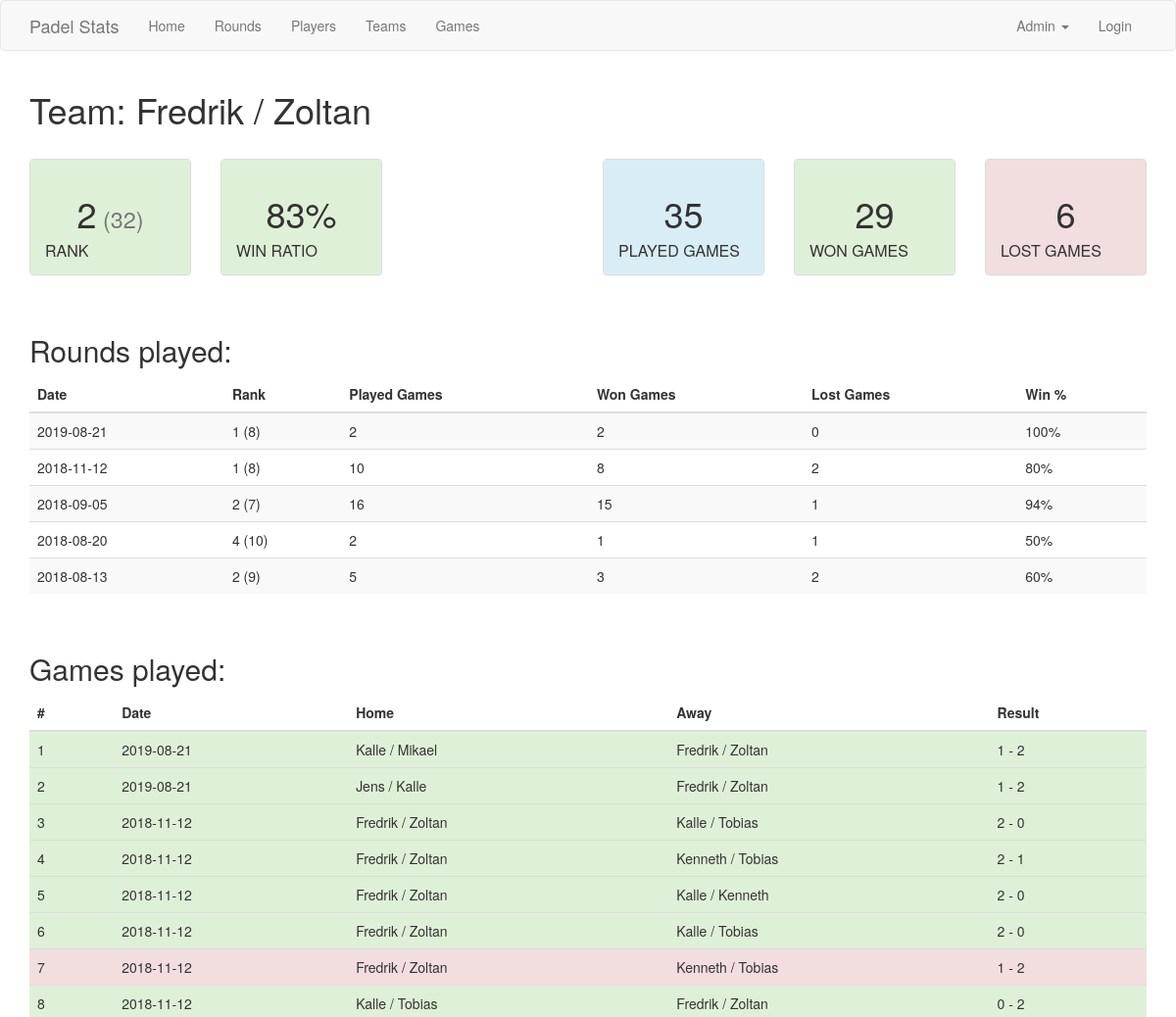
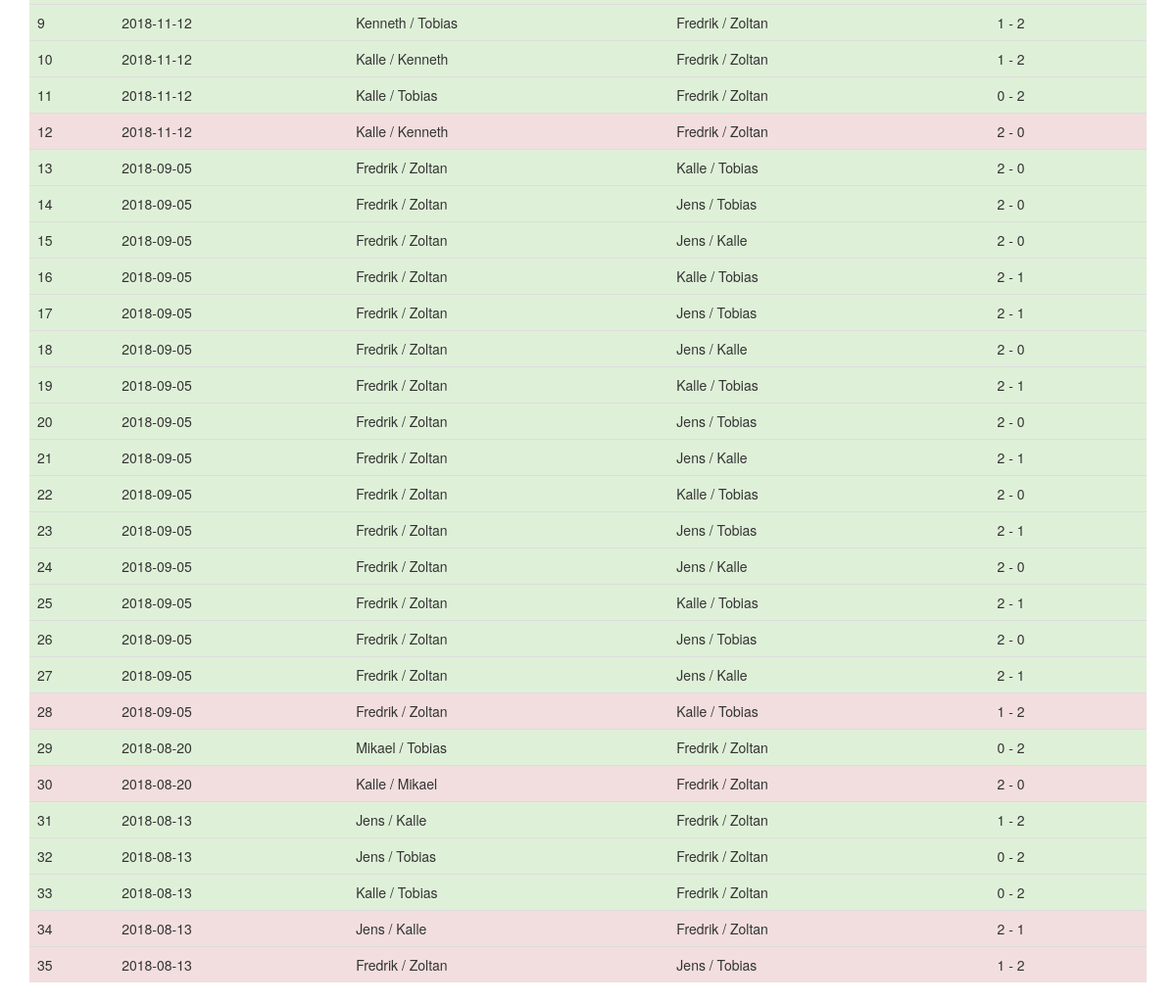
/team/29, run on an earlier commit of the app's database (2 pictures, top to bottom).
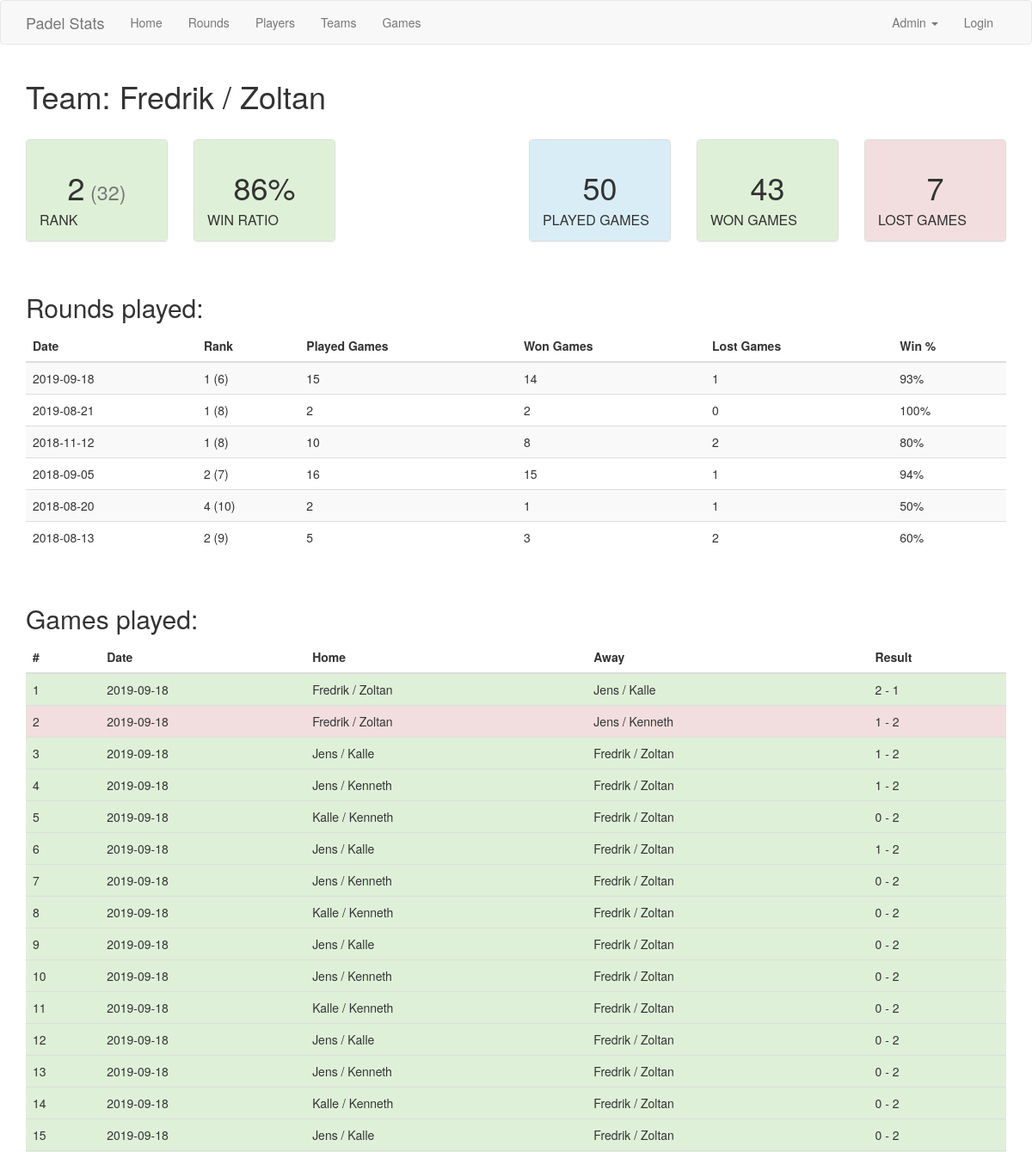
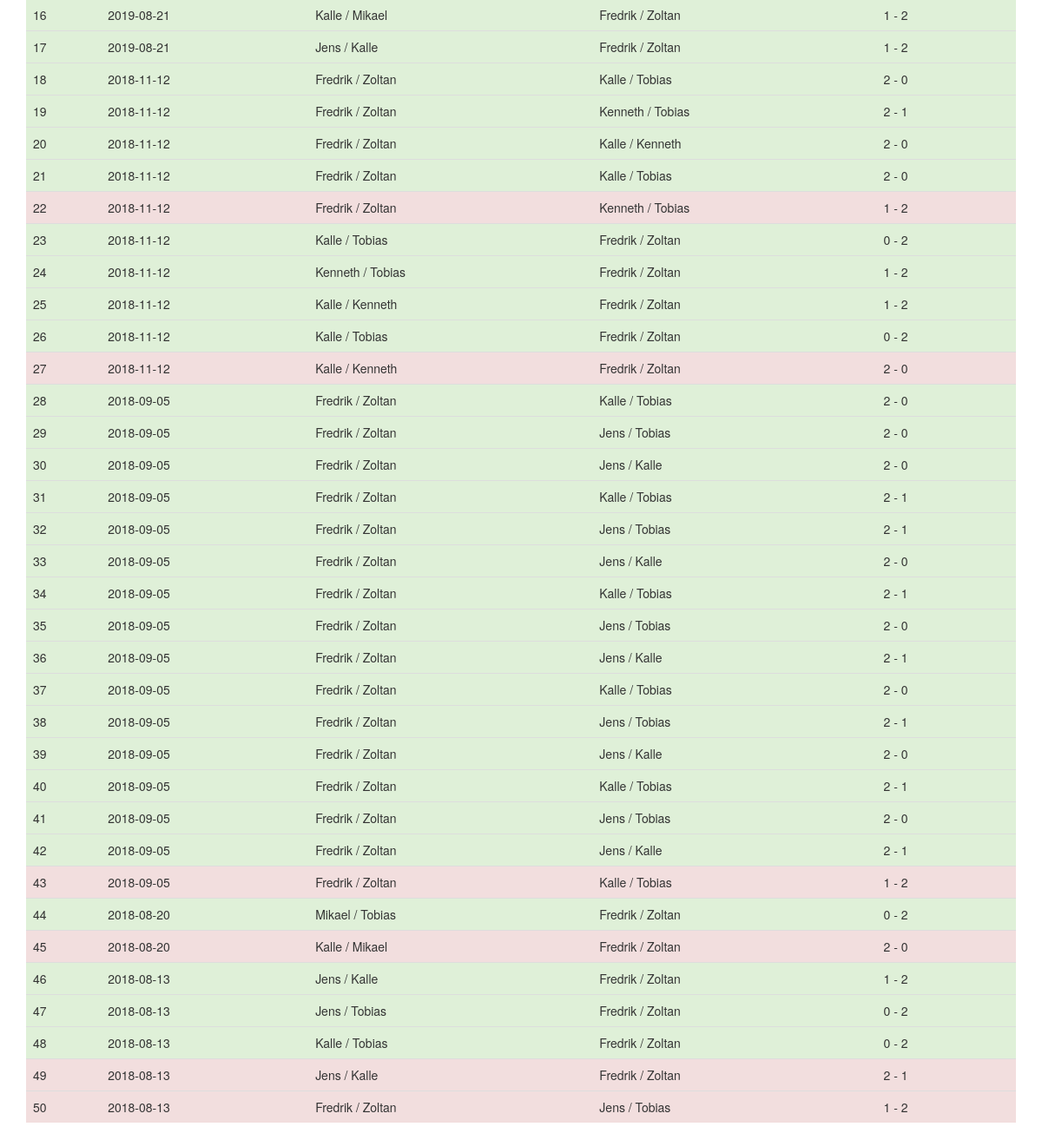
And on a later commit of the database (2 pictures, top to bottom).
### app/models.py (models this page shows, shortened)
class Team(db.Model):
	id = db.Column(db.Integer, primary_key=True)
	teamname = db.Column(db.String(64), index=True, unique=True)
	player1_id = db.Column(db.Integer, db.ForeignKey('player.id'))
	player2_id = db.Column(db.Integer, db.ForeignKey('player.id'))
	player1 = db.relationship("Player", foreign_keys=[player1_id])
	player2 = db.relationship("Player", foreign_keys=[player2_id])

class Game(db.Model):
	id = db.Column(db.Integer, primary_key=True)
	date = db.Column(db.Date)
	team1_id = db.Column(db.Integer, db.ForeignKey('team.id'))
	team2_id = db.Column(db.Integer, db.ForeignKey('team.id'))
	score_team1 = db.Column(db.Integer)
	score_team2 = db.Column(db.Integer)
	winner_team_id = db.Column(db.Integer, db.ForeignKey('team.id'))
	loser_team_id = db.Column(db.Integer, db.ForeignKey('team.id'))
	team1 = db.relationship('Team', foreign_keys=[team1_id])
	team2 = db.relationship('Team', foreign_keys=[team2_id])
	winner = db.relationship('Team', foreign_keys=[winner_team_id])
	loser = db.relationship('Team', foreign_keys=[loser_team_id])

### app/routes.py (the view)
@app.route('/team/<teamid>')
def team(teamid):
    team = Team.query.filter_by(id=teamid).first_or_404()
    games = Game.query.all()
    team_games = Game.query.filter(or_(Game.team1_id == teamid, Game.team2_id == teamid)).order_by(Game.date.desc())
    all_teams_stats = get_team_stats(games)
    team_stats = next(item for item in all_teams_stats if item['name'] == team.teamname)
    team_stats['teams'] = len(all_teams_stats)
    dates = {}
    for g in team_games:
        dates[g.date] = g.date
    team_round_stats = []
    for d in dates:
        round_games = Game.query.filter_by(date=d).all()
        all_teams_stats = get_team_stats(round_games)
        team_round_stats.append(next(item for item in all_teams_stats if item['name'] == team.teamname))
        team_round_stats[-1]['date'] = d
        team_round_stats[-1]['teams'] = len(all_teams_stats)
    return render_template('team.html', team=team, team_stats=team_stats,
                           team_games=team_games, team_round_stats=team_round_stats)

### app/routes.py (called while the page is built)
def get_team_stats(games):
    team_stats = []
    active_teams = get_active_teams(games)
    for k, v in active_teams.items():
        team_stats.append({'id': k, 'name': v, 'rank': 0, 'pld': 0, 'w': 0, 'l': 0, 'wr': 0.0})
    for g in games:
        for t in team_stats:
            if t['name'] == g.winner.teamname:
                t['w'] += 1
            elif t['name'] == g.loser.teamname:
                t['l'] += 1
    for t in team_stats:
        t['pld'] = t['w'] + t['l']
        t['wr'] = t['w'] / t['pld']
    team_stats = sorted(team_stats, key=lambda i: i['wr'], reverse=True)
    i = 1
    for t in team_stats:
        t['rank'] = i
        i += 1
    return team_stats

def get_active_teams(games):
    active_teams = {}
    for g in games:
        active_teams[g.winner.id] = g.winner.teamname
        active_teams[g.loser.id] = g.loser.teamname
    return active_teams

### app/templates/team.html (shortened to what this page needs)
{% extends "base.html" %}
{% block head %}
    {{ super() }}
{% endblock %}
{% block app_content %}
<h1>Team: {{ team.teamname }}</h1>
<br>
<div class="row">
    <div class="col-md-2">
        <div class="panel panel-default">
            <div class="panel-body bg-success">
                <h1 class="panel-text text-center">{{ team_stats['rank'] }}<small> ({{ team_stats['teams'] }})</small></h1>
                <h4 class="panel-title text-muted">RANK</h4>
            </div>
        </div>
    </div>
    <div class="col-md-2">
        <div class="panel panel-default">
            <div class="panel-body bg-success">
                <h1 class="panel-text text-center">{{ "{0:.0%}".format(team_stats['wr']) }}</h1>
                <h4 class="panel-title">WIN RATIO</h4>
            </div>
        </div>
    </div>
    <div class="col-md-2">
    </div>
    <div class="col-md-2">
        <div class="panel panel-default">
            <div class="panel-body bg-info">
                <h1 class="panel-text text-center">{{ team_stats['pld'] }}</h1>
                <h4 class="panel-title">PLAYED GAMES</h4>
            </div>
        </div>
    </div>
    <div class="col-md-2">
        <div class="panel panel-default">
            <div class="panel-body bg-success">
                <h1 class="panel-text text-center">{{ team_stats['w'] }}</h1>
                <h4 class="panel-title">WON GAMES</h4>
            </div>
        </div>
    </div>
    <div class="col-md-2">
        <div class="panel panel-default">
            <div class="panel-body bg-danger">
                <h1 class="panel-text text-center">{{ team_stats['l'] }}</h1>
                <h4 class="panel-title">LOST GAMES</h4>
            </div>
        </div>
    </div>
</div>
<br>
<h2>Rounds played:</h2>
<div class="col-md.12">
    <table class="table table-striped">
        <thead>
            <tr>
                <th	scope="col">Date</th>
                <th	scope="col">Rank</th>
                <th scope="col">Played Games</th>
                <th scope="col">Won Games</th>
                <th scope="col">Lost Games</th>
                <th scope="col">Win %</th>
            </tr>
        </thead>
        <tbody>
            {% for t in team_round_stats: %}
            <tr>
                <td>{{ t['date'] }}</td>
                <td>{{ t['rank'] }} ({{ t['teams']}})</td>
                <td>{{ t['pld'] }}</td>
                <td>{{ t['w'] }}</td>
                <td>{{ t['l'] }}</td>
                <td>{{ "{0:.0%}".format(t['wr']) }}</td>
            </tr>
            {% endfor %}
        </tbody>
    </table>
</div>
<br>
<h2>Games played:</h2>
<table class="table table-striped">
    <thead>
        <tr>
            <th	scope="col">#</th>
            <th scope="col">Date</th>
            <th scope="col">Home</th>
            <th scope="col">Away</th>
            <th scope="col">Result</th>
        </tr>
    </thead>
    <tbody>
    {% for g in team_games: %}
        {% if g.winner_team_id==team.id %}
        <tr class="success">
        {% else %}
        <tr class="danger">
        {% endif %}
            <td>{{ loop.index0 + 1 }}</td>
            <td>{{ g.date }}</td>
            <td>{{ g.team1.teamname }}</td>
            <td>{{ g.team2.teamname }}</td>
            <td>{{ g.score_team1 }} - {{ g.score_team2 }}</td>
        </tr>
    {% endfor %}
    </tbody>
</table>
{% endblock %}

### app/templates/base.html (shortened to what this page needs)
{% extends 'bootstrap/base.html' %}
{% block navbar %}
	<nav class="navbar navbar-default">
		<div class="container">
			<div class="navbar-header">
				<a class="navbar-brand" href="{{ url_for('index') }}">Padel Stats</a>
			</div>
			<div class="collapse navbar-collapse" id="bs-example-navbar-collapse-1">
				<ul class="nav navbar-nav">
                    <li><a href="{{ url_for('index') }}">Home</a></li>
					<li><a href="{{ url_for('rounds') }}">Rounds</a></li>
					<li><a href="{{ url_for('players') }}">Players</a></li>
					<li><a href="{{ url_for('teams') }}">Teams</a></li>
					<li><a href="{{ url_for('games') }}">Games</a></li>
                </ul>
                <ul class="nav navbar-nav navbar-right">
                	<li class="dropdown">
          				<a href="#" class="dropdown-toggle" data-toggle="dropdown" role="button" aria-haspopup="true" aria-expanded="false">Admin <span class="caret"></span></a>
        			</li>
                	<li><a href="{{ url_for('login') }}">Login</a></li>
                </ul>
            </div>
		</div>
	</nav>
{% endblock %}
{% block content %}
	<div class="container">
        {% block app_content %}{% endblock %}
    </div>
{% endblock %}

What changed in the data, as far as the page shows it:
now on one of the page's lists (row unchanged): Team: date "2018-08-13", teams "9"
computed for Team "Fredrik / Zoltan": date "2019-08-21" → "2019-09-18"; teams "8" → "6"; pld "2" → "15"; w "2" → "14"; l "0" → "1"; wr "100%" → "93%"; date "2018-11-12" → "2019-08-21"; pld "10" → "2"; w "8" → "2"; l "2" → "0"; wr "80%" → "100%"; date "2018-09-05" → "2018-11-12"; rank "2" → "1"; teams "7" → "8"; pld "16" → "10"; w "15" → "8"; l "1" → "2"; wr "94%" → "80%"; date "2018-08-20" → "2018-09-05"; rank "4" → "2"; teams "10" → "7"; pld "2" → "16"; w "1" → "15"; wr "50%" → "94%"; date "2018-08-13" → "2018-08-20"; rank "2" → "4"; teams "9" → "10"; pld "5" → "2"; w "3" → "1"; l "2" → "1"; wr "60%" → "50%"
added Game: date "2019-09-18", team1.teamname "Fredrik / Zoltan", team2.teamname "Jens / Kalle", score_team1 "2", score_team2 "1"
added Game: date "2019-09-18", team1.teamname "Fredrik / Zoltan", team2.teamname "Jens / Kenneth", score_team1 "1", score_team2 "2"
added Game: date "2019-09-18", team1.teamname "Jens / Kalle", team2.teamname "Fredrik / Zoltan", score_team1 "1", score_team2 "2"
added Game: date "2019-09-18", team1.teamname "Jens / Kenneth", team2.teamname "Fredrik / Zoltan", score_team1 "1", score_team2 "2"
added Game: date "2019-09-18", team1.teamname "Kalle / Kenneth", team2.teamname "Fredrik / Zoltan", score_team1 "0", score_team2 "2"
added Game: date "2019-09-18", team1.teamname "Jens / Kalle", team2.teamname "Fredrik / Zoltan", score_team1 "1", score_team2 "2"
added Game: date "2019-09-18", team1.teamname "Jens / Kenneth", team2.teamname "Fredrik / Zoltan", score_team1 "0", score_team2 "2"
added Game: date "2019-09-18", team1.teamname "Kalle / Kenneth", team2.teamname "Fredrik / Zoltan", score_team1 "0", score_team2 "2"
added Game: date "2019-09-18", team1.teamname "Jens / Kalle", team2.teamname "Fredrik / Zoltan", score_team1 "0", score_team2 "2"
added Game: date "2019-09-18", team1.teamname "Jens / Kenneth", team2.teamname "Fredrik / Zoltan", score_team1 "0", score_team2 "2"
added Game: date "2019-09-18", team1.teamname "Kalle / Kenneth", team2.teamname "Fredrik / Zoltan", score_team1 "0", score_team2 "2"
added Game: date "2019-09-18", team1.teamname "Jens / Kalle", team2.teamname "Fredrik / Zoltan", score_team1 "0", score_team2 "2"
added Game: date "2019-09-18", team1.teamname "Jens / Kenneth", team2.teamname "Fredrik / Zoltan", score_team1 "0", score_team2 "2"
added Game: date "2019-09-18", team1.teamname "Kalle / Kenneth", team2.teamname "Fredrik / Zoltan", score_team1 "0", score_team2 "2"
added Game: date "2019-09-18", team1.teamname "Jens / Kalle", team2.teamname "Fredrik / Zoltan", score_team1 "0", score_team2 "2"
Also different on the page:
{{ "{0:.0%}".format(team_stats['wr']) }}: "83%" → "86%"
{{ team_stats['pld'] }}: "35" → "50"
{{ team_stats['w'] }}: "29" → "43"
{{ team_stats['l'] }}: "6" → "7"
